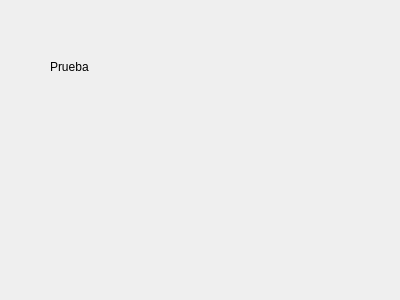
<?xml version="1.0" encoding="UTF-8"?>
<ui version="4.0">
 <class>Dialog</class>
 <widget class="QDialog" name="Dialog">
  <property name="geometry">
   <rect>
    <x>0</x>
    <y>0</y>
    <width>400</width>
    <height>300</height>
   </rect>
  </property>
  <property name="windowTitle">
   <string>Dialog</string>
  </property>
  <widget class="QLabel" name="label">
   <property name="geometry">
    <rect>
     <x>50</x>
     <y>60</y>
     <width>47</width>
     <height>13</height>
    </rect>
   </property>
   <property name="text">
    <string>Prueba</string>
   </property>
  </widget>
 </widget>
 <resources/>
 <connections/>
</ui>
